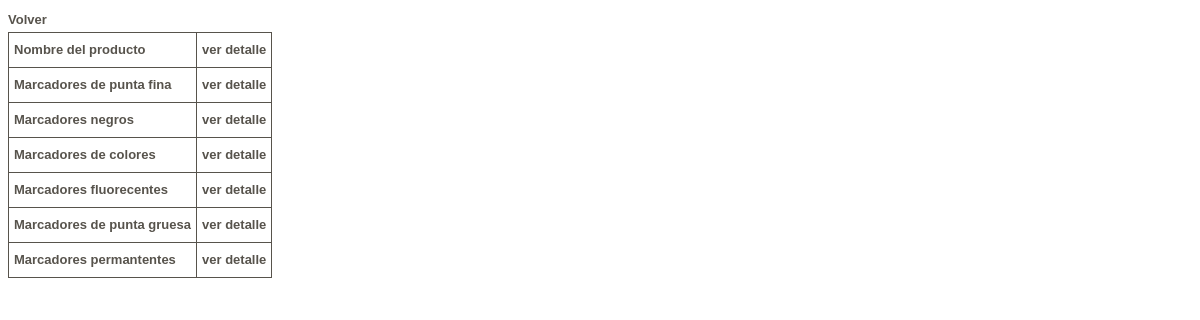
Page /prod_mod.php on the committed database.
### tables this page shows
CREATE TABLE IF NOT EXISTS `producto` (
  `id` int(11) NOT NULL AUTO_INCREMENT,
  `descripcion` varchar(255) NOT NULL,
  PRIMARY KEY (`id`)
);

### prod_mod.php (the view, shortened to what this page needs)
<html>
<head>
	<link rel="stylesheet" type="text/css" href="styles.css">
</head>
<body>
<a href='index.php'>Volver</a><br />
<?php
if ($_GET['id']) {
	$sql = "select * from producto where id = ".$_GET['id'];
	$res = mysql_query($sql);
	$row = mysql_fetch_array($res);
	echo '<form method=POST action="?">';
	echo '<table cellspacing="0">';
	echo '<tr>';
	echo '<td>Nombre de categoria</td><td><input type=text name=categoria value="'.$row['descripcion'].'"></td>';
	echo '</tr>';
	echo '<tr>';
	echo '<td colspan="2"><input value="Modificar" type="submit" name="subgrabar"></td>';
	echo '</tr>';
	echo '</table>';
	echo '<input type=hidden name=id value='.$row['id'].'>';
	echo '</form>';
} else {
	$sql = "select * from producto order by id asc";
	$res = mysql_query($sql);
	if (mysql_num_rows($res)>0)     {
		echo '<table cellspacing="0">';
		echo '<tr><td>Nombre del producto</td><td>ver detalle</td></tr>';
		while ($row = mysql_fetch_array($res)) {
			echo '<tr>';
			echo '<td>'.$row['descripcion'].'</td><td><a href=prod_mod.php?id='.$row['id'].'>ver detalle</a></td>';
			echo '</tr>';
		}
		echo '</table>';
	} else                          {
		echo 'no hay productos disponibles';
	}
}
?>
</body>
</html>

### styles.css (style rules this page uses)
* { font-family: Arial, Helvetica, sans-serif; font-size: 13px; font-weight: bold; color: #57534c; text-decoration: none; line-height: 24px; }
table { border-top: 1px solid #57534c; border-right: 1px solid #57534c; padding: 0 }
td { border-bottom: 1px solid #57534c; border-left: 1px solid #57534c; padding: 5px }

### rows in the picture
producto: descripcion "Marcadores de punta fina"
producto: descripcion "Marcadores negros"
producto: descripcion "Marcadores de colores"
producto: descripcion "Marcadores fluorecentes"
producto: descripcion "Marcadores de punta gruesa"
producto: descripcion "Marcadores permantentes"
